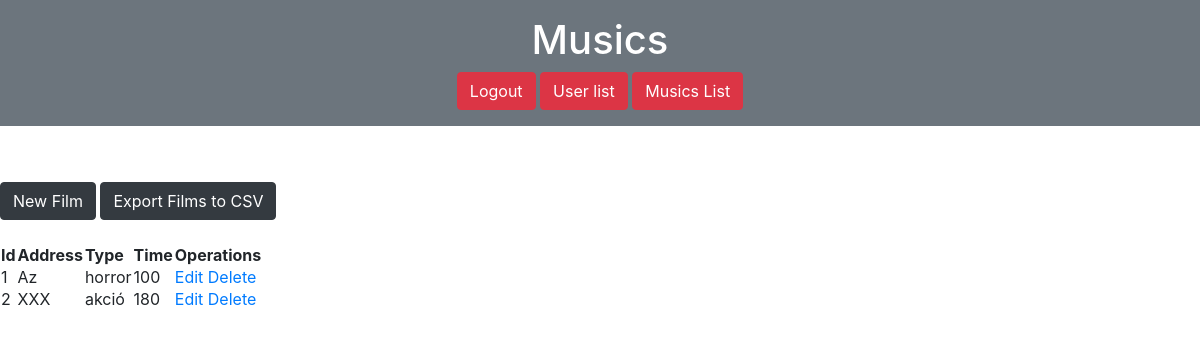
The app's page /index.php/films, older data.
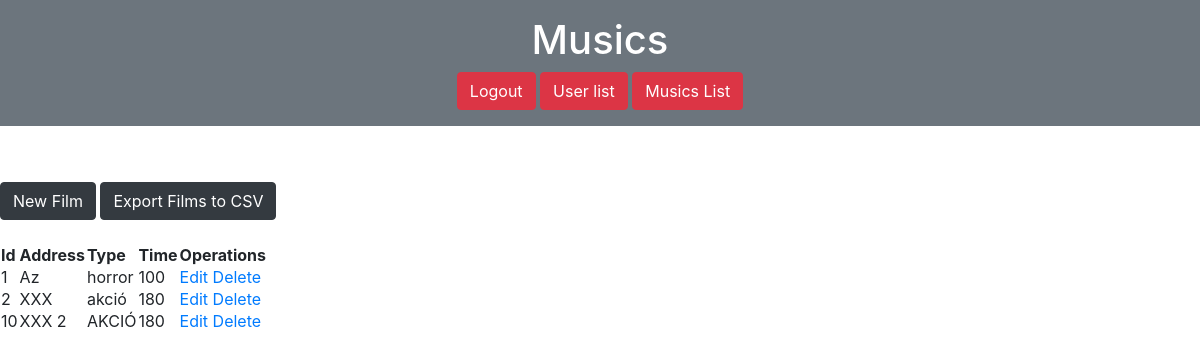
The same page, newer data.
### tables this page shows
CREATE TABLE IF NOT EXISTS `films` (
  `id` int(11) NOT NULL AUTO_INCREMENT,
  `address` varchar(250) NOT NULL,
  `type_of` varchar(250) NOT NULL,
  `time` int(60) NOT NULL,
  PRIMARY KEY (`id`)
);

### application/controllers/films.php (called while the page is built, shortened)
<?php
class Films extends CI_Controller{
   public function __construct(){
        $this->load->model('films_model');
    }
    public function index(){
       $records = $this->films_model->get_list();
       $view_params = [
           'films'  =>  $records
       ];
       $this->load->helper('url');
       $this->load->view('films/list', $view_params);
    }
}

### index.php (called while the page is built, shortened)
<?php
require_once BASEPATH.'core/CodeIgniter.php';

### application/models/films_model.php (called while the page is built, shortened)
<?php
class films_model extends CI_Model{
    public function get_list(){
        $this->db->select('*');
        $this->db->from('films');
        $this->db->order_by('address','ASC');
        $query = $this->db->get();
        $result = $query->result();
        return $result;
    }
}

### application/views/films/list.php (the view, shortened to what this page needs)
<link rel="stylesheet" href="https://maxcdn.bootstrapcdn.com/bootstrap/4.4.1/css/bootstrap.min.css
">
<div class="text-center">
<div class="p-3 mb-2 bg-secondary text-white center">
    <h1>Musics</h1>
	 <a href="<?php echo base_url() ?>auth/logout" class="btn btn-danger ">Logout  </a>
     <a href="<?php echo base_url() ?>auth" class="btn btn-danger ">User list</a>
	 <a href="<?php echo base_url() ?>musics/index" class="btn btn-danger ">Musics List</a>
</div>
</div>
 <a href="<?php echo base_url() ?>films/insert" class="btn btn-dark ">New Film</a>
 <a href="<?php echo base_url() ?>films/exports_data" class="btn btn-dark ">Export Films to CSV</a>
<?php if($films == NULL || empty($films)): ?>
    <p>Nincs rögzítve egyetlen film sem!</p>
<?php else: ?>
    <table>
        <thead>
            <tr>
                <th>Id</th>
                <th>Address</th>
                <th>Type</th>
                <th>Time</th>
                <th>Operations</th>
            </tr>
        </thead>
        <tbody>
            <?php foreach($films as &$film): ?>
            <tr>
                <td><?=$film->id?></td>
                <td><?=$film->address?></td>
                <td><?=$film->type_of?></td>
                <td><?=$film->time?></td>
                <td>
                    <?php echo anchor(base_url('films/edit/'.$film->id),'Edit');?>
                    <?php echo anchor(base_url('films/delete/'.$film->id),'Delete');?>
                </td>
            </tr>
            <?php endforeach; ?>
        </tbody>
    </table>
<?php endif; ?>

Row changes from the older to the newer data that the page shows:
added films: id "10", address "XXX 2", type_of "AKCIÓ", time "180", id "Edit", id "Delete"
